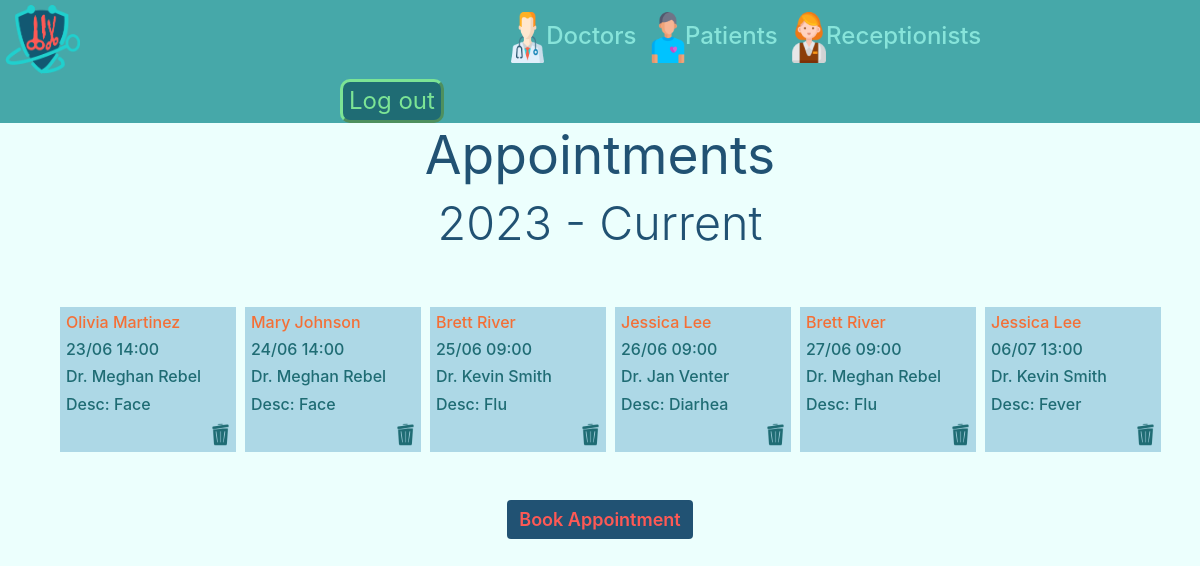
The app's page /appointment_page/appointment.php with its own data.
### tables this page shows
CREATE TABLE `appointments` (
  `ID` int(11) NOT NULL,
  `Patients_ID` int(11) NOT NULL,
  `Day` date NOT NULL,
  `Time` time NOT NULL,
  `Docter_ID` int(11) NOT NULL,
  `Receptionist_ID` int(11) NOT NULL,
  `Medical_Aid_Number` varchar(11) NOT NULL,
  `Medical_Fund` varchar(30) NOT NULL,
  `Description` varchar(30) NOT NULL
);

CREATE TABLE `patients` (
  `ID` int(11) NOT NULL,
  `Name` varchar(25) NOT NULL,
  `Surname` varchar(25) NOT NULL,
  `Age` int(11) NOT NULL,
  `Gender` varchar(10) NOT NULL,
  `Email` varchar(30) NOT NULL,
  `Password` varchar(11) NOT NULL,
  `Phone_Number` varchar(11) NOT NULL,
  `Medical_Aid_Number` varchar(11) NOT NULL,
  `Medical_Fund` varchar(30) NOT NULL,
  `Profile_pic` varchar(25) NOT NULL
);

CREATE TABLE `docters` (
  `ID` int(11) NOT NULL,
  `Name` varchar(25) NOT NULL,
  `Surname` varchar(25) NOT NULL,
  `Age` int(11) NOT NULL,
  `Gender` varchar(10) NOT NULL,
  `Email` varchar(25) NOT NULL,
  `Password` varchar(11) NOT NULL,
  `Phone_Number` varchar(11) NOT NULL,
  `Specialisation` varchar(30) NOT NULL,
  `Room_Number` varchar(11) NOT NULL,
  `Profile_pic` varchar(25) NOT NULL
);

### appointment_page/read.php (the view, shortened to what this page needs)
<?php
    include '../db.php';
    $sql= "SELECT * FROM appointments WHERE Day >= curdate() ORDER BY Day, Time";
    $result = $conn->query($sql);
    while($row = $result->fetch_assoc()) {
        $date=date_create($row['Day']);
        $time=date_create($row['Time']);
        $pid = $row['Patients_ID'];
        $did = $row['Docter_ID'];
        $sql2 = "SELECT Name, Surname FROM patients WHERE id = $pid";
        $resultP = $conn->query($sql2);
        while ($rowP = $resultP->fetch_assoc()) {
            $Patient = $rowP['Name'] . ' ' . $rowP['Surname'];
        }
        $sql3 = "SELECT Name, Surname FROM docters WHERE id = $did";
        $resultD = $conn->query($sql3);
        while ($rowD = $resultD->fetch_assoc()) {
            $Docter = $rowD['Name'] . ' ' . $rowD['Surname'];
        }
        echo '<div class="col-2">';
        echo '<div style="width: 176px; height: 145px;background-color: lightblue;padding: 6px;">';
        echo '<h1 style="color: #F46F36;font-size: medium;width: 140px;">' . $Patient . '</h1>';
        echo '<h1 style="color: #1F6C74;font-size: medium;width: 140px;">' . date_format($date,"d/m") . ' ' . date_format($time,"H:i") . '</h1>';
        echo '<h1 style="color: #1F6C74;font-size: medium;width: 140px;">Dr. ' . $Docter . '</h1>';
        echo '<h1 style="color: #1F6C74;font-size: medium;width: 170px;">Desc: ' . $row['Description'] . '</h1>';
        echo '<a class="btn" href="delete4.php?id=' . $row['ID'] . '" role="button">';
        echo '<img src="../img/dustbin.png" style="height: 23px;margin-left: 130px; margin-top: -16px;">';
        echo '</a>';
        echo '</div>';
        echo '</div>';
    }
?>

### records on screen
appointments: Patients_ID.Surname "Olivia Martinez", Day "23/06", Time "14:00", Docter_ID.Surname "Meghan Rebel", Description "Face"
appointments: Patients_ID.Surname "Mary Johnson", Day "24/06", Time "14:00", Docter_ID.Surname "Meghan Rebel", Description "Face"
appointments: Patients_ID.Surname "Brett River", Day "25/06", Time "09:00", Docter_ID.Surname "Kevin Smith", Description "Flu"
appointments: Patients_ID.Surname "Jessica Lee", Day "26/06", Time "09:00", Docter_ID.Surname "Jan Venter", Description "Diarhea"
appointments: Patients_ID.Surname "Brett River", Day "27/06", Time "09:00", Docter_ID.Surname "Meghan Rebel", Description "Flu"
appointments: Patients_ID.Surname "Jessica Lee", Day "06/07", Time "13:00", Docter_ID.Surname "Kevin Smith", Description "Fever"
